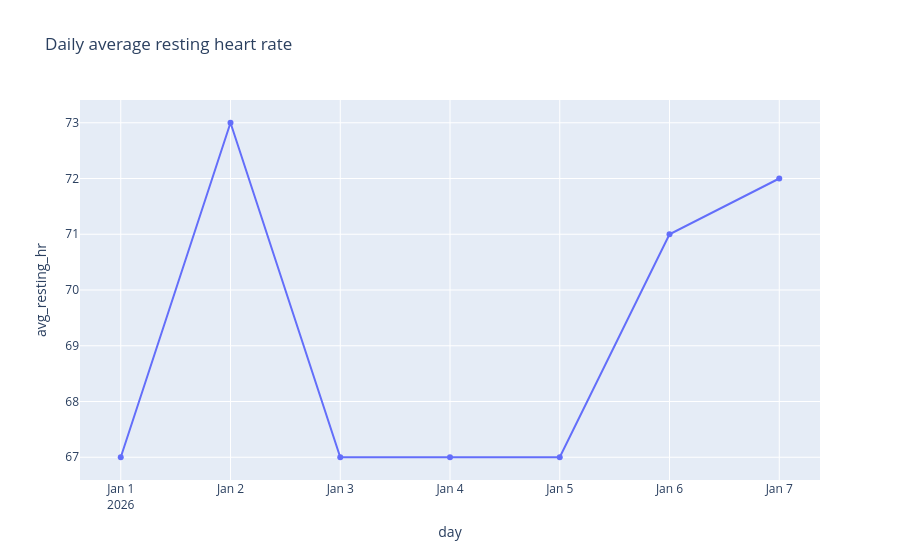
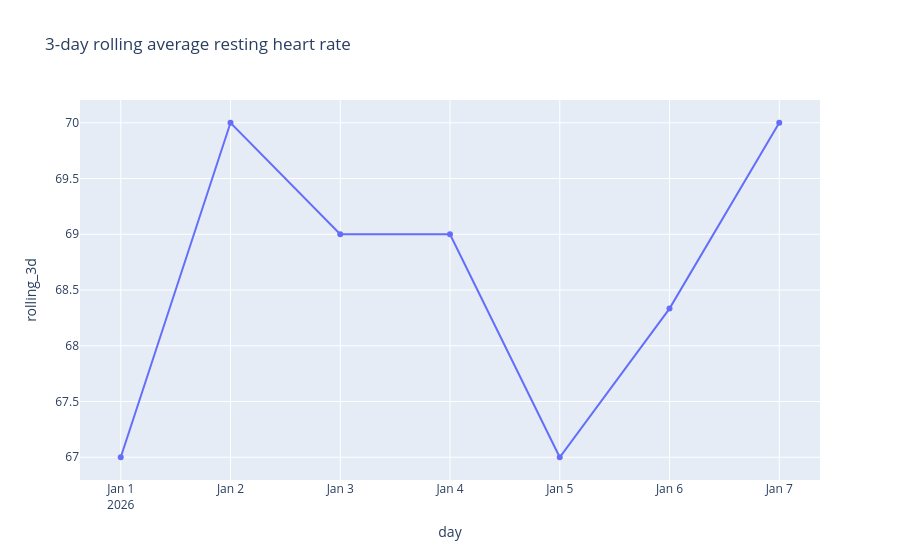
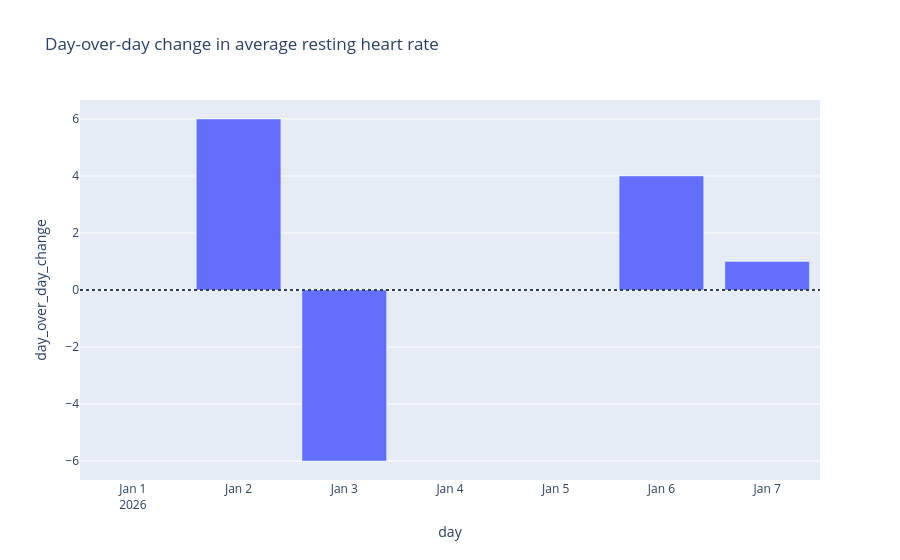

The notebook cell saved with these charts, in order:
### Code cell
avg_hr = df['avg_resting_hr'].mean()
print(f"Average resting HR: {avg_hr:.1f} bpm")

# 1) Daily + rolling trend in one chart
trend_df = df.melt(
    id_vars='day',
    value_vars=['avg_resting_hr', 'rolling_3d'],
    var_name='series',
    value_name='bpm'
)
fig = px.line(
    trend_df,
    x='day',
    y='bpm',
    color='series',
    markers=True,
    title='Resting Heart Rate Trend (Daily vs 3-Day Rolling)',
    color_discrete_map={'avg_resting_hr': '#1f77b4', 'rolling_3d': '#ff7f0e'}
)
fig.update_layout(template='plotly_white', xaxis_title='Day', yaxis_title='BPM', legend_title='Series', hovermode='x unified')
fig.show()

# 2) Day-over-day change
delta_df = df.copy()
delta_df['day_over_day_change'] = delta_df['avg_resting_hr'].diff()
delta_df['direction'] = delta_df['day_over_day_change'].apply(lambda v: 'Increase' if pd.notna(v) and v > 0 else 'Decrease/Flat')
fig2 = px.bar(
    delta_df,
    x='day',
    y='day_over_day_change',
    color='direction',
    color_discrete_map={'Increase': '#C94C4C', 'Decrease/Flat': '#2E8B57'},
    title='Day-over-Day Change in Resting HR'
)
fig2.add_hline(y=0, line_dash='dot')
fig2.update_layout(template='plotly_white', xaxis_title='Day', yaxis_title='Δ BPM', legend_title='Direction')
fig2.show()

# 3) Distribution snapshot
fig3 = px.box(
    df,
    y='avg_resting_hr',
    points='all',
    title='Distribution of Daily Resting HR'
)
fig3.update_layout(template='plotly_white', yaxis_title='BPM', xaxis_title='')
fig3.show()

### Figure 1 — Plotly figure (JSON) as saved in the notebook; plotly's stock layout.template omitted (floating-point values rounded to 4 significant figures)
{"data": [{"hovertemplate": "day=%{x}<br>avg_resting_hr=%{y}<extra></extra>", "legendgroup": "", "line": {"color": "#636efa", "dash": "solid"}, "marker": {"symbol": "circle"}, "mode": "lines+markers", "name": "", "orientation": "v", "showlegend": false, "type": "scatter", "x": ["2026-01-01T00:00:00", "2026-01-02T00:00:00", "2026-01-03T00:00:00", "2026-01-04T00:00:00", "2026-01-05T00:00:00", "2026-01-06T00:00:00", "2026-01-07T00:00:00"], "xaxis": "x", "y": [67.0, 73.0, 67.0, 67.0, 67.0, 71.0, 72.0], "yaxis": "y"}], "layout": {"legend": {"tracegroupgap": 0}, "title": {"text": "Daily average resting heart rate"}, "xaxis": {"anchor": "y", "domain": [0, 1], "title": {"text": "day"}}, "yaxis": {"anchor": "x", "domain": [0, 1], "title": {"text": "avg_resting_hr"}}}}

### Figure 2 — Plotly figure (JSON) as saved in the notebook; plotly's stock layout.template omitted (floating-point values rounded to 4 significant figures)
{"data": [{"hovertemplate": "day=%{x}<br>rolling_3d=%{y}<extra></extra>", "legendgroup": "", "line": {"color": "#636efa", "dash": "solid"}, "marker": {"symbol": "circle"}, "mode": "lines+markers", "name": "", "orientation": "v", "showlegend": false, "type": "scatter", "x": ["2026-01-01T00:00:00", "2026-01-02T00:00:00", "2026-01-03T00:00:00", "2026-01-04T00:00:00", "2026-01-05T00:00:00", "2026-01-06T00:00:00", "2026-01-07T00:00:00"], "xaxis": "x", "y": [67.0, 70.0, 69.0, 69.0, 67.0, 68.33, 70.0], "yaxis": "y"}], "layout": {"legend": {"tracegroupgap": 0}, "title": {"text": "3-day rolling average resting heart rate"}, "xaxis": {"anchor": "y", "domain": [0, 1], "title": {"text": "day"}}, "yaxis": {"anchor": "x", "domain": [0, 1], "title": {"text": "rolling_3d"}}}}

### Figure 3 — Plotly figure (JSON) as saved in the notebook; plotly's stock layout.template omitted (floating-point values rounded to 4 significant figures)
{"data": [{"hovertemplate": "day=%{x}<br>day_over_day_change=%{y}<extra></extra>", "legendgroup": "", "marker": {"color": "#636efa", "pattern": {"shape": ""}}, "name": "", "orientation": "v", "showlegend": false, "textposition": "auto", "type": "bar", "x": ["2026-01-01T00:00:00", "2026-01-02T00:00:00", "2026-01-03T00:00:00", "2026-01-04T00:00:00", "2026-01-05T00:00:00", "2026-01-06T00:00:00", "2026-01-07T00:00:00"], "xaxis": "x", "y": [NaN, 6.0, -6.0, 0.0, 0.0, 4.0, 1.0], "yaxis": "y"}], "layout": {"barmode": "relative", "legend": {"tracegroupgap": 0}, "shapes": [{"line": {"dash": "dot"}, "type": "line", "x0": 0, "x1": 1, "xref": "x domain", "y0": 0, "y1": 0, "yref": "y"}], "title": {"text": "Day-over-day change in average resting heart rate"}, "xaxis": {"anchor": "y", "domain": [0, 1], "title": {"text": "day"}}, "yaxis": {"anchor": "x", "domain": [0, 1], "title": {"text": "day_over_day_change"}}}}
